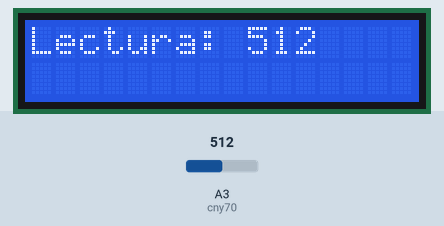
The sketch below on a simulated Arduino Uno, built with avr-gcc and run on an emulated ATmega328P. Parts: 16×2 character LCD. Inputs (shaded band) come from the test bench; at power-on: A3 (cny70) = 512.

Above: at 1.2 s.
1.3 s: A3 (cny70) set to 716
At 2.2 s:
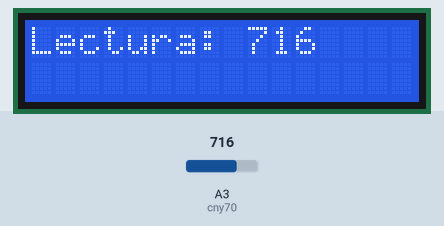
2.8 s: A3 (cny70) set to 900
At 3.1 s:
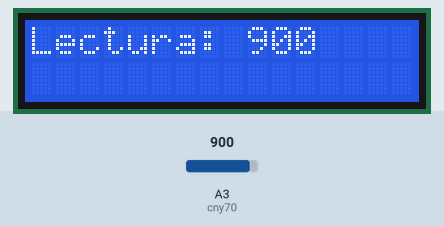
4.3 s: A3 (cny70) set to 1023
At 5.1 s:
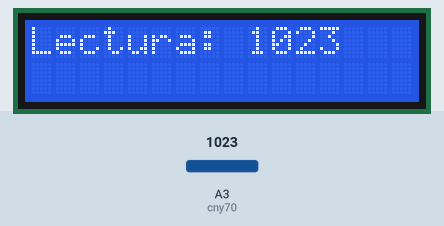
Timing chart, 0 to 7.3 s (numbered marks = the images above; inputs shaded):
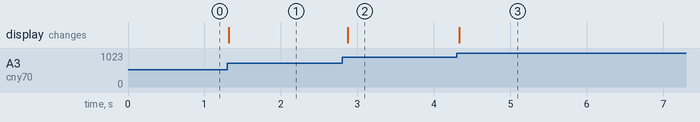

The sketch:

infrarrojos-con-display.ino
```cpp
#include <LiquidCrystal.h>

LiquidCrystal lcd(12, 11, 10, 9, 8, 7, 6);
uint8_t cny70 = 3;

void setup() {
  Serial.begin(9600);
  lcd.begin(16, 2);
  Serial.begin(9600);
  pinMode(cny70, INPUT);
  // put your setup code here, to run once:

}

void loop() {
  lcd.clear();
  lcd.print("Lectura: ");
  lcd.print(analogRead(cny70));
  delay(100);
}
```

Measured:
- after the input at 1.3 s, the display: changes at once (image 1)
- after the input at 2.8 s, the display: changes after 0.08 s (image 2)
- after the input at 4.3 s, the display: changes at once (image 3)
